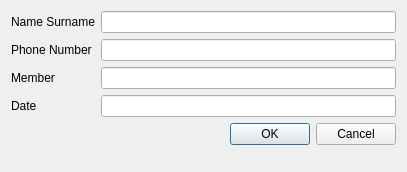
<?xml version="1.0" encoding="UTF-8"?>
<ui version="4.0">
 <class>name</class>
 <widget class="QDialog" name="name">
  <property name="geometry">
   <rect>
    <x>0</x>
    <y>0</y>
    <width>407</width>
    <height>172</height>
   </rect>
  </property>
  <property name="windowTitle">
   <string>Dialog</string>
  </property>
  <layout class="QFormLayout" name="formLayout">
   <item row="0" column="0">
    <widget class="QLabel" name="label">
     <property name="text">
      <string>Name Surname</string>
     </property>
    </widget>
   </item>
   <item row="0" column="1">
    <widget class="QLineEdit" name="txtName"/>
   </item>
   <item row="1" column="1">
    <widget class="QLineEdit" name="txtPhone"/>
   </item>
   <item row="1" column="0">
    <widget class="QLabel" name="label_2">
     <property name="text">
      <string>Phone Number</string>
     </property>
    </widget>
   </item>
   <item row="2" column="0">
    <widget class="QLabel" name="label_3">
     <property name="text">
      <string>Member</string>
     </property>
    </widget>
   </item>
   <item row="3" column="0">
    <widget class="QLabel" name="label_4">
     <property name="text">
      <string>Date</string>
     </property>
    </widget>
   </item>
   <item row="3" column="1">
    <widget class="QLineEdit" name="txtDate"/>
   </item>
   <item row="4" column="1">
    <widget class="QDialogButtonBox" name="btnOK">
     <property name="orientation">
      <enum>Qt::Horizontal</enum>
     </property>
     <property name="standardButtons">
      <set>QDialogButtonBox::Cancel|QDialogButtonBox::Ok</set>
     </property>
    </widget>
   </item>
   <item row="2" column="1">
    <widget class="QLineEdit" name="txtMember"/>
   </item>
  </layout>
 </widget>
 <resources/>
 <connections/>
</ui>
